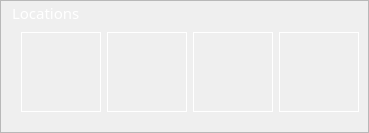
                        <widget class="QFrame" name="frame_10">
                         <property name="frameShape">
                          <enum>QFrame::StyledPanel</enum>
                         </property>
                         <property name="frameShadow">
                          <enum>QFrame::Raised</enum>
                         </property>
                         <layout class="QVBoxLayout" name="verticalLayout_16">
                          <property name="spacing">
                           <number>0</number>
                          </property>
                          <property name="topMargin">
                           <number>2</number>
                          </property>
                          <property name="rightMargin">
                           <number>0</number>
                          </property>
                          <item>
                           <widget class="QLabel" name="label_5">
                            <property name="maximumSize">
                             <size>
                              <width>16777215</width>
                              <height>20</height>
                             </size>
                            </property>
                            <property name="font">
                             <font>
                              <family>Bahnschrift Light</family>
                              <pointsize>11</pointsize>
                             </font>
                            </property>
                            <property name="styleSheet">
                             <string notr="true">color: rgb(255, 255, 255);</string>
                            </property>
                            <property name="text">
                             <string>Locations</string>
                            </property>
                           </widget>
                          </item>
                          <item>
                           <widget class="QFrame" name="frame_16">
                            <property name="maximumSize">
                             <size>
                              <width>16777215</width>
                              <height>103</height>
                             </size>
                            </property>
                            <property name="frameShape">
                             <enum>QFrame::NoFrame</enum>
                            </property>
                            <property name="frameShadow">
                             <enum>QFrame::Raised</enum>
                            </property>
                            <layout class="QHBoxLayout" name="horizontalLayout_7">
                             <item>
                              <widget class="QPushButton" name="btnAllCountries">
                               <property name="minimumSize">
                                <size>
                                 <width>80</width>
                                 <height>80</height>
                                </size>
                               </property>
                               <property name="maximumSize">
                                <size>
                                 <width>80</width>
                                 <height>80</height>
                                </size>
                               </property>
                               <property name="font">
                                <font>
                                 <family>Bahnschrift Light Condensed</family>
                                 <pointsize>20</pointsize>
                                </font>
                               </property>
                               <property name="cursor">
                                <cursorShape>PointingHandCursor</cursorShape>
                               </property>
                               <property name="focusPolicy">
                                <enum>Qt::ClickFocus</enum>
                               </property>
                               <property name="toolTip">
                                <string>All Locations</string>
                               </property>
                               <property name="styleSheet">
                                <string notr="true">QPushButton{
border:1px solid white;
}

QPushButton:hover{
background-color:#010f0e ;
}

QPushButton:focus{
background-color:#0b6d63  ;
}

</string>
                               </property>
                               <property name="text">
                                <string/>
                               </property>
                               <property name="icon">
                                <iconset>
                                 <normaloff>../images/Globe.png</normaloff>../images/Globe.png</iconset>
                               </property>
                               <property name="iconSize">
                                <size>
                                 <width>55</width>
                                 <height>55</height>
                                </size>
                               </property>
                              </widget>
                             </item>
                             <item>
                              <widget class="QPushButton" name="btnNorthAmerica">
                               <property name="minimumSize">
                                <size>
                                 <width>80</width>
                                 <height>80</height>
                                </size>
                               </property>
                               <property name="maximumSize">
                                <size>
                                 <width>80</width>
                                 <height>80</height>
                                </size>
                               </property>
                               <property name="font">
                                <font>
                                 <family>Bahnschrift Light Condensed</family>
                                 <pointsize>20</pointsize>
                                </font>
                               </property>
                               <property name="cursor">
                                <cursorShape>PointingHandCursor</cursorShape>
                               </property>
                               <property name="focusPolicy">
                                <enum>Qt::ClickFocus</enum>
                               </property>
                               <property name="toolTip">
                                <string>North America</string>
                               </property>
                               <property name="styleSheet">
                                <string notr="true">QPushButton{
border:1px solid white;
}

QPushButton:hover{
background-color:#010f0e ;
}

QPushButton:focus{
background-color:#0b6d63  ;
}

</string>
                               </property>
                               <property name="text">
                                <string/>
                               </property>
                               <property name="icon">
                                <iconset>
                                 <normaloff>../images/North America.png</normaloff>../images/North America.png</iconset>
                               </property>
                               <property name="iconSize">
                                <size>
                                 <width>55</width>
                                 <height>55</height>
                                </size>
                               </property>
                              </widget>
                             </item>
                             <item>
                              <widget class="QPushButton" name="btnEurope">
                               <property name="minimumSize">
                                <size>
                                 <width>80</width>
                                 <height>80</height>
                                </size>
                               </property>
                               <property name="maximumSize">
                                <size>
                                 <width>80</width>
                                 <height>80</height>
                                </size>
                               </property>
                               <property name="font">
                                <font>
                                 <family>Bahnschrift Light Condensed</family>
                                 <pointsize>20</pointsize>
                                </font>
                               </property>
                               <property name="cursor">
                                <cursorShape>PointingHandCursor</cursorShape>
                               </property>
                               <property name="focusPolicy">
                                <enum>Qt::ClickFocus</enum>
                               </property>
                               <property name="toolTip">
                                <string>Europe</string>
                               </property>
                               <property name="styleSheet">
                                <string notr="true">QPushButton{
border:1px solid white;
}
QPushButton:hover{
background-color:#010f0e ;
}

QPushButton:focus{
background-color:#0b6d63  ;
}

</string>
                               </property>
                               <property name="text">
                                <string/>
                               </property>
                               <property name="icon">
                                <iconset>
                                 <normaloff>../images/Europe.png</normaloff>../images/Europe.png</iconset>
                               </property>
                               <property name="iconSize">
                                <size>
                                 <width>55</width>
                                 <height>55</height>
                                </size>
                               </property>
                              </widget>
                             </item>
                             <item>
                              <widget class="QPushButton" name="btnPacific">
                               <property name="minimumSize">
                                <size>
                                 <width>80</width>
                                 <height>80</height>
                                </size>
                               </property>
                               <property name="maximumSize">
                                <size>
                                 <width>80</width>
                                 <height>80</height>
                                </size>
                               </property>
                               <property name="font">
                                <font>
                                 <family>Bahnschrift Light Condensed</family>
                                 <pointsize>20</pointsize>
                                </font>
                               </property>
                               <property name="cursor">
                                <cursorShape>PointingHandCursor</cursorShape>
                               </property>
                               <property name="focusPolicy">
                                <enum>Qt::ClickFocus</enum>
                               </property>
                               <property name="toolTip">
                                <string>Pacific</string>
                               </property>
                               <property name="styleSheet">
                                <string notr="true">QPushButton{
border:1px solid white;
}
QPushButton:hover{
background-color:#010f0e ;
}

QPushButton:focus{
background-color:#0b6d63  ;
}

</string>
                               </property>
                               <property name="text">
                                <string/>
                               </property>
                               <property name="icon">
                                <iconset>
                                 <normaloff>../images/Pacific.png</normaloff>../images/Pacific.png</iconset>
                               </property>
                               <property name="iconSize">
                                <size>
                                 <width>55</width>
                                 <height>55</height>
                                </size>
                               </property>
                              </widget>
                             </item>
                            </layout>
                           </widget>
                          </item>
                         </layout>
                        </widget>
